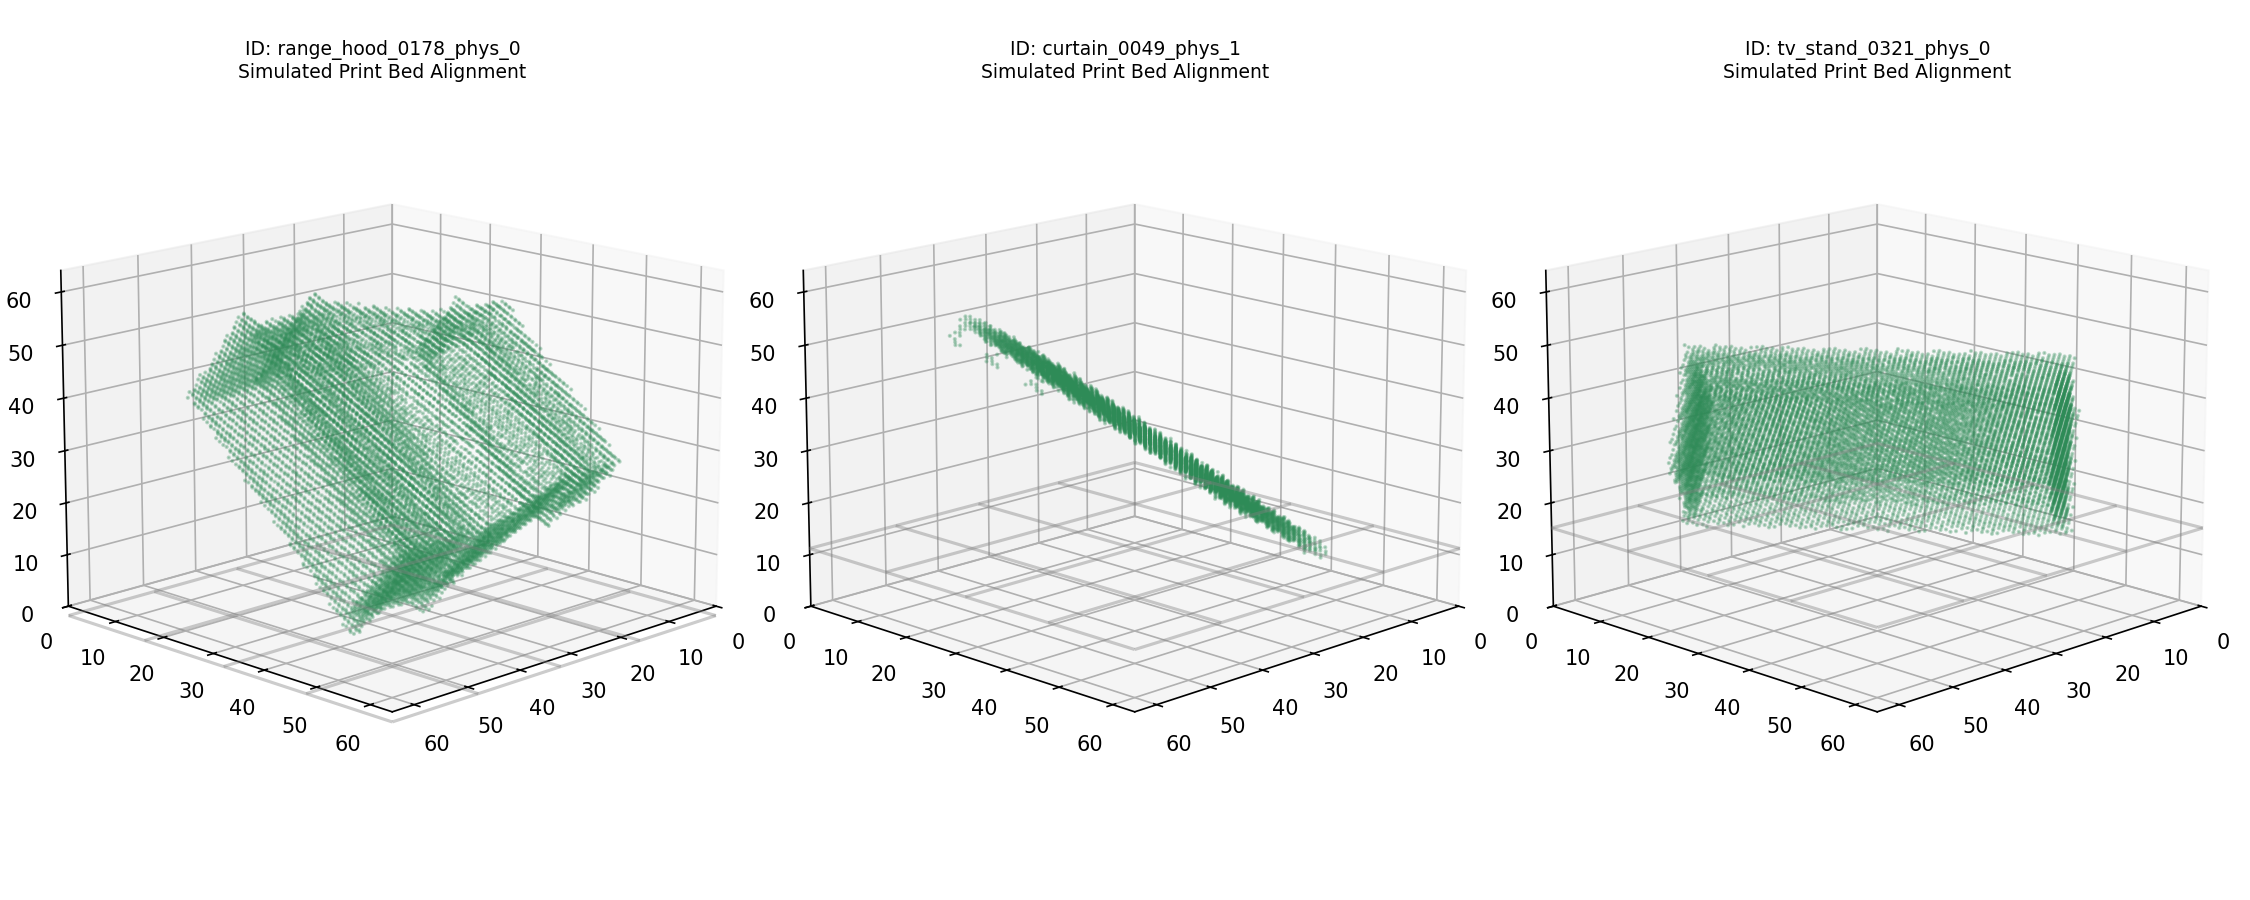

This figure's Python source:
import numpy as np
import pandas as pd
import matplotlib.pyplot as plt
import os

# --- CONFIGURATION ---
DATA_DIR = "MN40_Physics_Voxels"
CSV_PATH = "MN40_Physics_Vectors.csv"

def rotation_matrix_from_vectors(vec1, vec2):
    """Find the rotation matrix that aligns vec1 to vec2"""
    a = vec1 / np.linalg.norm(vec1)
    b = vec2 / np.linalg.norm(vec2)
    v = np.cross(a, b)
    c = np.dot(a, b)
    s = np.linalg.norm(v)
    
    if s == 0:
        if c > 0: return np.eye(3)
        else: return -np.eye(3)
        
    kmat = np.array([[0, -v[2], v[1]], [v[2], 0, -v[0]], [-v[1], v[0], 0]])
    rotation_matrix = np.eye(3) + kmat + kmat.dot(kmat) * ((1 - c) / (s ** 2))
    return rotation_matrix

def verify_printability():
    if not os.path.exists(CSV_PATH):
        print("Error: CSV not found.")
        return

    df = pd.read_csv(CSV_PATH)
    samples = df.sample(3)
    
    fig = plt.figure(figsize=(15, 6))
    
    for i, (idx, row) in enumerate(samples.iterrows()):
        voxel_path = os.path.join(DATA_DIR, row['voxel_id'] + '.npy')
        if not os.path.exists(voxel_path): continue
        
        voxel = np.load(voxel_path)
        vector = np.array([row['v_x'], row['v_y'], row['v_z']])
        
        # Extract surface points for plotting
        coords = np.argwhere(voxel == 1).astype(float)
        if len(coords) == 0: continue
        
        # Center the coordinates around 0
        coords -= 32.0
        
        # The vector points "Down". We want to align it with [0, 0, -1]
        target_down = np.array([0, 0, -1])
        R = rotation_matrix_from_vectors(vector, target_down)
        
        # Apply the rotation to the coordinates
        aligned_coords = np.dot(coords, R.T)
        
        # Shift back
        aligned_coords += 32.0
        
        # Plotting
        ax = fig.add_subplot(1, 3, i + 1, projection='3d')
        x, y, z = aligned_coords[:, 0], aligned_coords[:, 1], aligned_coords[:, 2]
        
        ax.scatter(x, y, z, c='seagreen', s=1, alpha=0.3)
        
        # Draw the Print Bed (Floor)
        min_z = np.min(z)
        xx, yy = np.meshgrid(np.linspace(0, 64, 5), np.linspace(0, 64, 5))
        ax.plot_wireframe(xx, yy, np.full_like(xx, min_z), color='gray', alpha=0.4)
        
        ax.set_xlim([0, 64]); ax.set_ylim([0, 64]); ax.set_zlim([0, 64])
        ax.set_title(f"ID: {row['voxel_id']}\nSimulated Print Bed Alignment", fontsize=9)
        
        # View from slightly above the print bed
        ax.view_init(elev=15, azim=45)

    plt.tight_layout()
    plt.savefig('verify_physics_printability.png', dpi=150)
    print("Saved 'verify_physics_printability.png'. Please review the orientations.")

if __name__ == "__main__":
    verify_printability()
